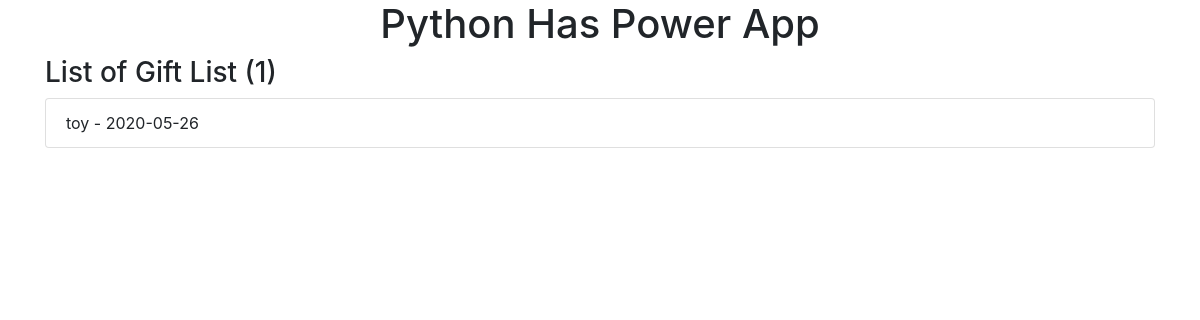
The app's page /gift_list_view/, older data.
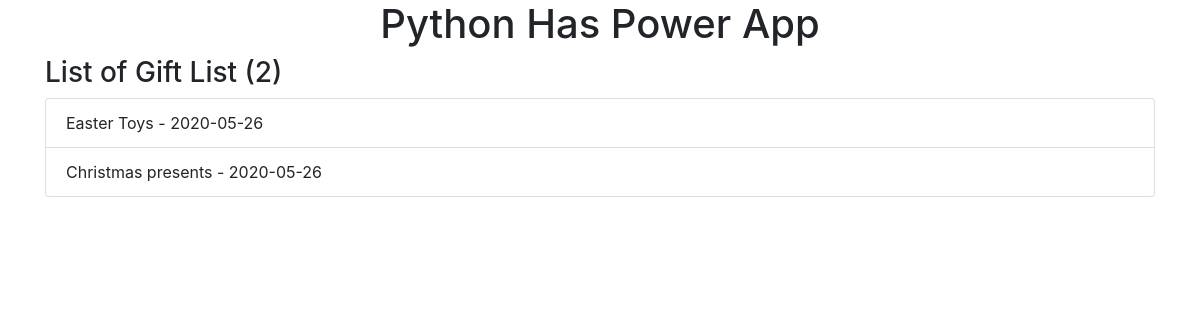
The same page, newer data.
### example/models.py (models this page shows, shortened)
class GiftList(models.Model):
    name = models.CharField(max_length=64)
    created_on = models.DateTimeField(auto_now_add=True)
    modified = models.DateTimeField(default=datetime.now)

### example/views.py (the view)
# urls.py: path('gift_list_view/', example_views.GiftListListView.as_view(), name='list_gfl'),
class GiftListListView(ListView):
    model = GiftList
    template_name = 'example/list.html'
    context_object_name = 'gfl_entries'

### example/templates/example/list.html
{% extends 'example/index.html' %}
{% block content %}
<h3>List of Gift List ({{ gfl_entries|length }})</h3>
<ul class="list-group">
    {% for gfl in gfl_entries %}
        <li class="list-group-item">{{ gfl.name }} - {{ gfl.modified|date:'Y-m-d' }}</li>
    {% endfor %}
</ul>
{% endblock %}

Row changes from the older to the newer data that the page shows:
changed GiftList: name "toy" → "Easter Toys"
added GiftList: name "Christmas presents", modified "2020-05-26"
Text that changed along with them:
{{ gfl_entries|length }}: "1" → "2"
